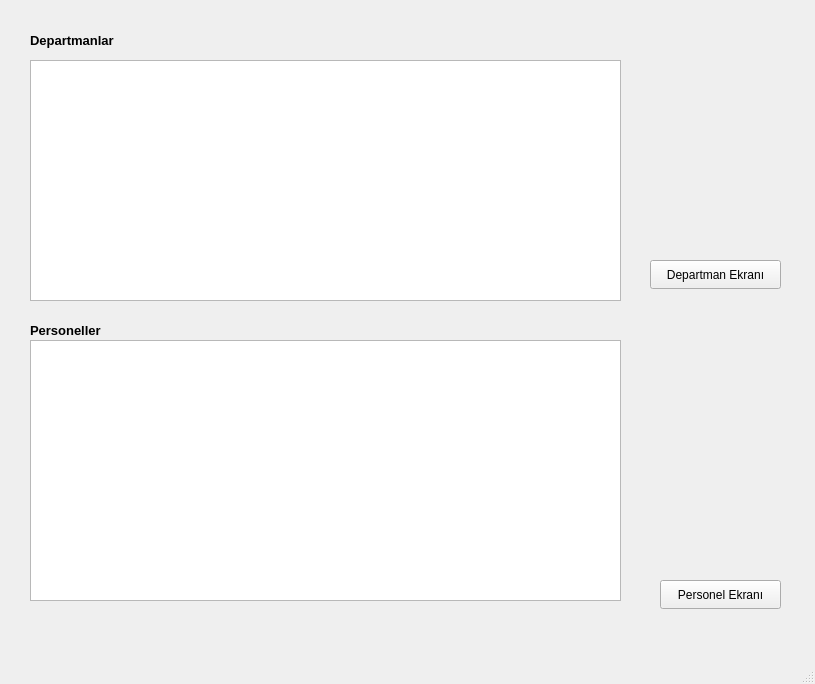
<?xml version="1.0" encoding="UTF-8"?>
<ui version="4.0">
 <class>MainWindow</class>
 <widget class="QMainWindow" name="MainWindow">
  <property name="geometry">
   <rect>
    <x>0</x>
    <y>0</y>
    <width>815</width>
    <height>684</height>
   </rect>
  </property>
  <property name="windowTitle">
   <string>MainWindow</string>
  </property>
  <widget class="QWidget" name="centralwidget">
   <widget class="QLabel" name="label">
    <property name="geometry">
     <rect>
      <x>30</x>
      <y>30</y>
      <width>131</width>
      <height>20</height>
     </rect>
    </property>
    <property name="font">
     <font>
      <pointsize>10</pointsize>
      <bold>true</bold>
     </font>
    </property>
    <property name="text">
     <string>Departmanlar</string>
    </property>
   </widget>
   <widget class="QTableView" name="tableView_depart">
    <property name="geometry">
     <rect>
      <x>30</x>
      <y>60</y>
      <width>591</width>
      <height>241</height>
     </rect>
    </property>
   </widget>
   <widget class="QLabel" name="label_2">
    <property name="geometry">
     <rect>
      <x>30</x>
      <y>320</y>
      <width>101</width>
      <height>20</height>
     </rect>
    </property>
    <property name="font">
     <font>
      <pointsize>10</pointsize>
      <bold>true</bold>
     </font>
    </property>
    <property name="text">
     <string>Personeller</string>
    </property>
   </widget>
   <widget class="QTableView" name="tableView_person">
    <property name="geometry">
     <rect>
      <x>30</x>
      <y>340</y>
      <width>591</width>
      <height>261</height>
     </rect>
    </property>
   </widget>
   <widget class="QPushButton" name="pushButton">
    <property name="geometry">
     <rect>
      <x>660</x>
      <y>580</y>
      <width>121</width>
      <height>29</height>
     </rect>
    </property>
    <property name="text">
     <string>Personel Ekranı</string>
    </property>
   </widget>
   <widget class="QPushButton" name="pushButton_depart">
    <property name="geometry">
     <rect>
      <x>650</x>
      <y>260</y>
      <width>131</width>
      <height>29</height>
     </rect>
    </property>
    <property name="text">
     <string>Departman Ekranı</string>
    </property>
   </widget>
  </widget>
  <widget class="QMenuBar" name="menubar">
   <property name="geometry">
    <rect>
     <x>0</x>
     <y>0</y>
     <width>815</width>
     <height>22</height>
    </rect>
   </property>
  </widget>
  <widget class="QStatusBar" name="statusbar"/>
 </widget>
 <resources/>
 <connections/>
</ui>
